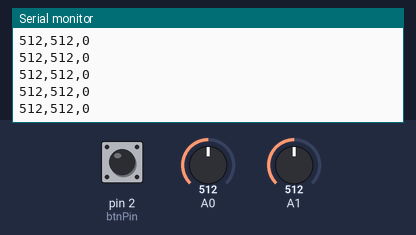
A sketch run on a simulated Arduino Uno, built with avr-gcc and run on an emulated ATmega328P. On the bench: the last lines printed to the serial monitor. The test bench sets the inputs (shaded band); at power-on: A1 = 512, A0 = 512, pin 2 (btnPin) LOW.

Above: at 4.2 s.
4.3 s: A1 set to 986
At 5.4 s:
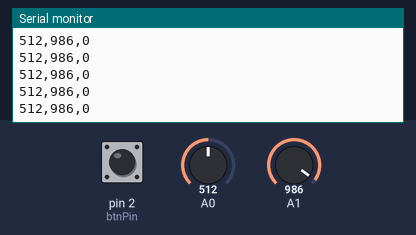
7.3 s: A1 set to 1013
At 7.9 s:
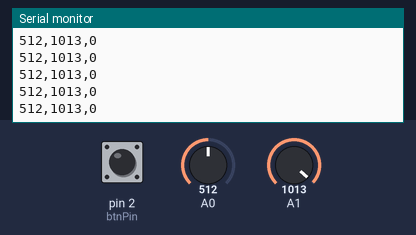
11.9 s: A0 set to 107
At 12.9 s:
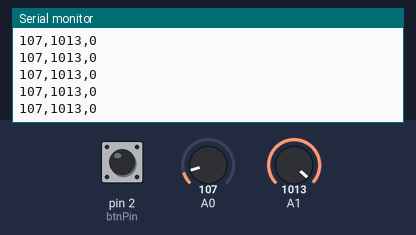
14.9 s: A0 set to 94
At 15.7 s:
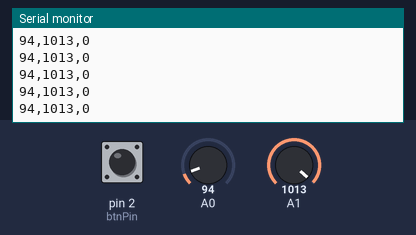
Timing chart, 0 to 17.4 s (numbered marks = the images above; inputs shaded):
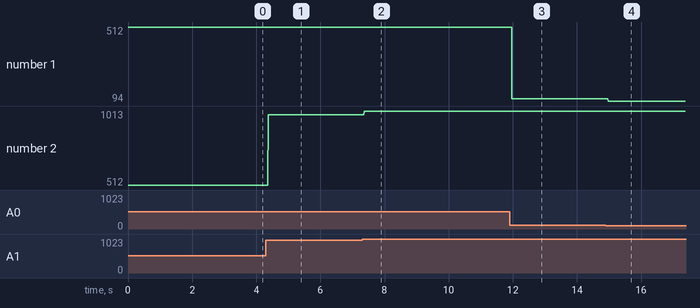

The sketch:

AnalogSensorsButton.ino
```cpp
const int btnPin = 2; // digital input

void setup() {
   // configure the serial connection
   Serial.begin(9600);
   // configure the digital input
   pinMode(btnPin, INPUT);
}

void loop() {
   // read the sensor
   int sensorValue = analogRead(A0);
   // print the results
   Serial.print(sensorValue);
   Serial.print(",");

   // read the sensor
   sensorValue = analogRead(A1);
   // print the results
   Serial.print(sensorValue);
   Serial.print(",");

   // read the button
   sensorValue = digitalRead(btnPin);
   // print the results
   Serial.println(sensorValue);
}
```

Measured:
- after the input at 4.3 s, the serial monitor: prints a new line after 0.07 s (image 1)
- after the input at 7.3 s, the serial monitor: prints a new line after 0.07 s (image 2)
- after the input at 11.9 s, the serial monitor: prints a new line after 0.07 s (image 3)
- after the input at 14.9 s, the serial monitor: prints a new line after 0.07 s (image 4)
- plotted number 1: 512 → 107 after the input at 11.9 s, 107 → 94 after the input at 14.9 s
- plotted number 2: 512 → 986 after the input at 4.3 s, 986 → 1013 after the input at 7.3 s
